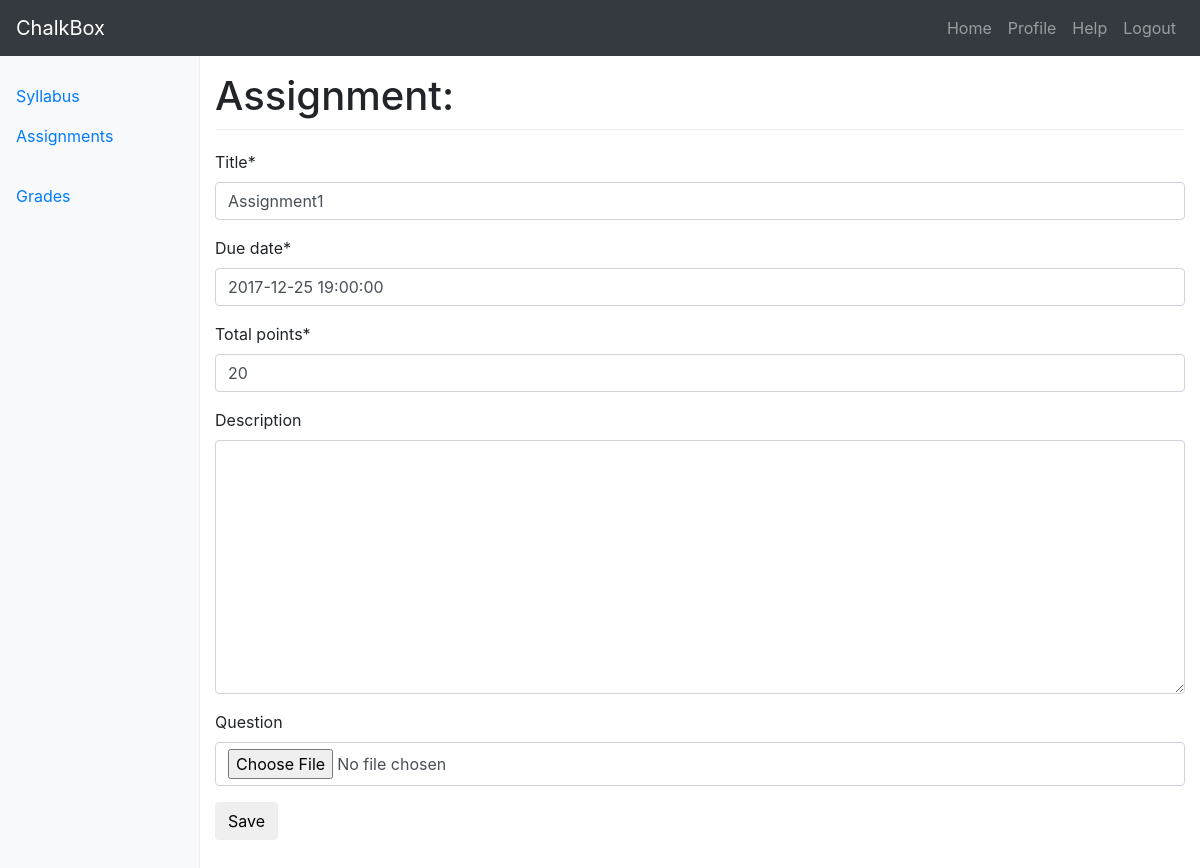
Page /courses/1/assignments/1/edit/ on the committed database.
### assignments/models.py (models this page shows, shortened)
class Assignment(models.Model):
	title = models.CharField(max_length=120)
	due_date = models.DateTimeField()
	total_points	= models.IntegerField()
	description = models.TextField(blank=True)
	updated     = models.DateTimeField(auto_now=True)
	timestamp   = models.DateTimeField(auto_now_add=True)
	question	= models.FileField(null=True, blank=True)

### assignments/views.py (the view)
# urls.py: url(r'^(?P<aid>\d+)/edit/$', assignment_edit, name="assignment_edit"),
def assignment_edit(request, cid=None, aid=None):
	instance = get_object_or_404(Assignment, id=aid)
	if request.method == "POST":
		form = AssignmentForm(request.POST or None, request.FILES or None, instance=instance)
		if form.is_valid():
			instance = form.save(commit=False)
			instance.save()
			return redirect("courses:assignments:assignment_home", cid=cid)
	else:
		form = AssignmentForm(instance=instance)
	context = {
		"form": form,
		"id": cid,
	}
	return render(request, "assignment/assignment_edit.html", context)

### assignments/forms.py
class AssignmentForm(forms.ModelForm):
	class Meta:
		model = Assignment
		fields = ['title', 'due_date', 'total_points', 'description', 'question']

### templates/assignment/assignment_edit.html
{% extends "base_navbar.html" %}
{% load crispy_forms_tags %}
{% block content %}
<div class="container-fluid">
	<div class="row">
       {% include "side_bar.html" with cid=id %}
    	<main role="main" class="col-sm-9 ml-sm-auto col-md-10 pt-3">
		<h1>Assignment:</h1>
		<div>
		<form method='POST' action='' enctype="multipart/form-data">{% csrf_token %}
		{{ form|crispy }}
		<input class='btn btn-default' type='submit' value='Save' />
		</form>
		</div>
    	</main>
	</div>
</div>
{% endblock %}

### static_proj/static_root/css/dashboard.css (style rules this page uses)
h1 { padding-bottom: 9px; margin-bottom: 20px; border-bottom: 1px solid #eee; }

### static_proj/static_root/css/navbar-top.css (style rules this page uses)
body { min-height: 75rem; }

### rows in the picture
Assignment: title "Assignment1", due_date "2017-12-25 19:00:00", total_points "20"
